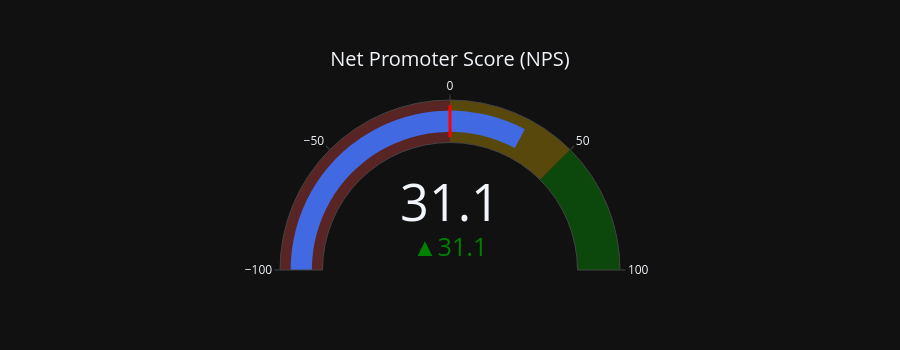

The cell this chart's notebook holds for it:
### Markdown cell above
## 5. NPS Gauge Chart

### Code cell
fig = go.Figure(go.Indicator(
    mode='gauge+number+delta',
    value=overall_nps,
    title={'text': 'Net Promoter Score (NPS)', 'font': {'size': 20}},
    delta={'reference': 0, 'increasing': {'color': 'green'}, 'decreasing': {'color': 'red'}},
    gauge={
        'axis': {'range': [-100, 100], 'tickwidth': 1},
        'bar': {'color': 'royalblue'},
        'steps': [
            {'range': [-100, 0],  'color': 'rgba(255,80,80,0.3)'},
            {'range': [0, 50],    'color': 'rgba(255,200,0,0.3)'},
            {'range': [50, 100],  'color': 'rgba(0,200,0,0.3)'}
        ],
        'threshold': {
            'line': {'color': 'red', 'width': 3},
            'thickness': 0.75,
            'value': 0
        }
    }
))
fig.update_layout(height=350)
fig.show()

### Figure 1 — Plotly figure (JSON) as saved in the notebook; plotly's stock layout.template omitted (floating-point values rounded to 4 significant figures)
{"data": [{"delta": {"decreasing": {"color": "red"}, "increasing": {"color": "green"}, "reference": 0}, "gauge": {"axis": {"range": [-100, 100], "tickwidth": 1}, "bar": {"color": "royalblue"}, "steps": [{"color": "rgba(255,80,80,0.3)", "range": [-100, 0]}, {"color": "rgba(255,200,0,0.3)", "range": [0, 50]}, {"color": "rgba(0,200,0,0.3)", "range": [50, 100]}], "threshold": {"line": {"color": "red", "width": 3}, "thickness": 0.75, "value": 0}}, "mode": "gauge+number+delta", "title": {"font": {"size": 20}, "text": "Net Promoter Score (NPS)"}, "value": 31.1, "type": "indicator"}], "layout": {"height": 350}}
